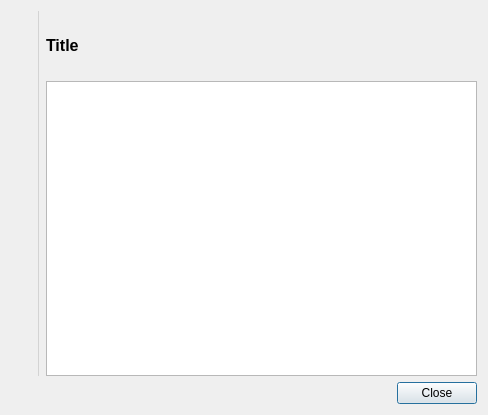
<?xml version="1.0" encoding="UTF-8"?>
<ui version="4.0">
 <class>About</class>
 <widget class="QDialog" name="About">
  <property name="geometry">
   <rect>
    <x>0</x>
    <y>0</y>
    <width>488</width>
    <height>415</height>
   </rect>
  </property>
  <property name="styleSheet">
   <string notr="true">#line {
  color: lightgrey;
}

#title {
  font-weight: bold;
  font-size: 16px;
}</string>
  </property>
  <layout class="QVBoxLayout" name="verticalLayout_4">
   <item>
    <layout class="QHBoxLayout" name="horizontalLayout">
     <item>
      <layout class="QVBoxLayout" name="verticalLayout_3">
       <item>
        <widget class="QLabel" name="label">
         <property name="pixmap">
          <pixmap resource="../../data/data.qrc">:/icon.png</pixmap>
         </property>
         <property name="scaledContents">
          <bool>false</bool>
         </property>
        </widget>
       </item>
       <item>
        <spacer name="verticalSpacer">
         <property name="orientation">
          <enum>Qt::Vertical</enum>
         </property>
         <property name="sizeHint" stdset="0">
          <size>
           <width>20</width>
           <height>40</height>
          </size>
         </property>
        </spacer>
       </item>
      </layout>
     </item>
     <item>
      <widget class="Line" name="line">
       <property name="frameShadow">
        <enum>QFrame::Plain</enum>
       </property>
       <property name="orientation">
        <enum>Qt::Vertical</enum>
       </property>
      </widget>
     </item>
     <item>
      <layout class="QVBoxLayout" name="verticalLayout_2">
       <item>
        <widget class="QWidget" name="widget" native="true">
         <property name="maximumSize">
          <size>
           <width>16777215</width>
           <height>64</height>
          </size>
         </property>
         <layout class="QVBoxLayout" name="verticalLayout">
          <property name="margin">
           <number>0</number>
          </property>
          <item>
           <spacer name="verticalSpacer_2">
            <property name="orientation">
             <enum>Qt::Vertical</enum>
            </property>
            <property name="sizeHint" stdset="0">
             <size>
              <width>20</width>
              <height>40</height>
             </size>
            </property>
           </spacer>
          </item>
          <item>
           <widget class="QLabel" name="title">
            <property name="text">
             <string>Title</string>
            </property>
           </widget>
          </item>
          <item>
           <widget class="QLabel" name="version"/>
          </item>
         </layout>
        </widget>
       </item>
       <item>
        <widget class="QTextBrowser" name="content">
         <property name="openExternalLinks">
          <bool>true</bool>
         </property>
        </widget>
       </item>
      </layout>
     </item>
    </layout>
   </item>
   <item>
    <widget class="QDialogButtonBox" name="buttonBox">
     <property name="orientation">
      <enum>Qt::Horizontal</enum>
     </property>
     <property name="standardButtons">
      <set>QDialogButtonBox::Close</set>
     </property>
    </widget>
   </item>
  </layout>
 </widget>
 <resources>
  <include location="../../data/data.qrc"/>
 </resources>
 <connections>
  <connection>
   <sender>buttonBox</sender>
   <signal>accepted()</signal>
   <receiver>About</receiver>
   <slot>accept()</slot>
   <hints>
    <hint type="sourcelabel">
     <x>248</x>
     <y>254</y>
    </hint>
    <hint type="destinationlabel">
     <x>157</x>
     <y>274</y>
    </hint>
   </hints>
  </connection>
  <connection>
   <sender>buttonBox</sender>
   <signal>rejected()</signal>
   <receiver>About</receiver>
   <slot>reject()</slot>
   <hints>
    <hint type="sourcelabel">
     <x>316</x>
     <y>260</y>
    </hint>
    <hint type="destinationlabel">
     <x>286</x>
     <y>274</y>
    </hint>
   </hints>
  </connection>
 </connections>
</ui>
